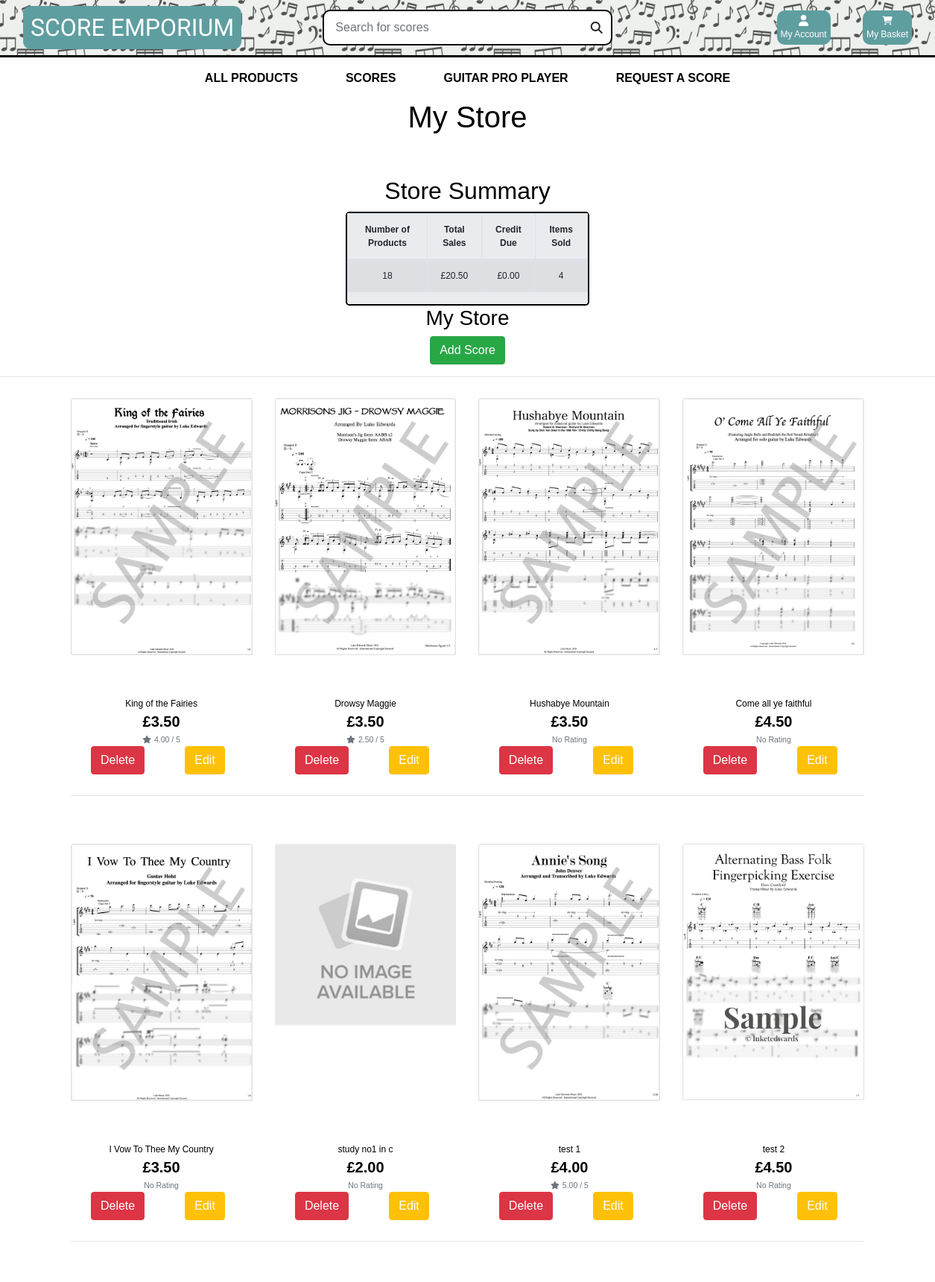
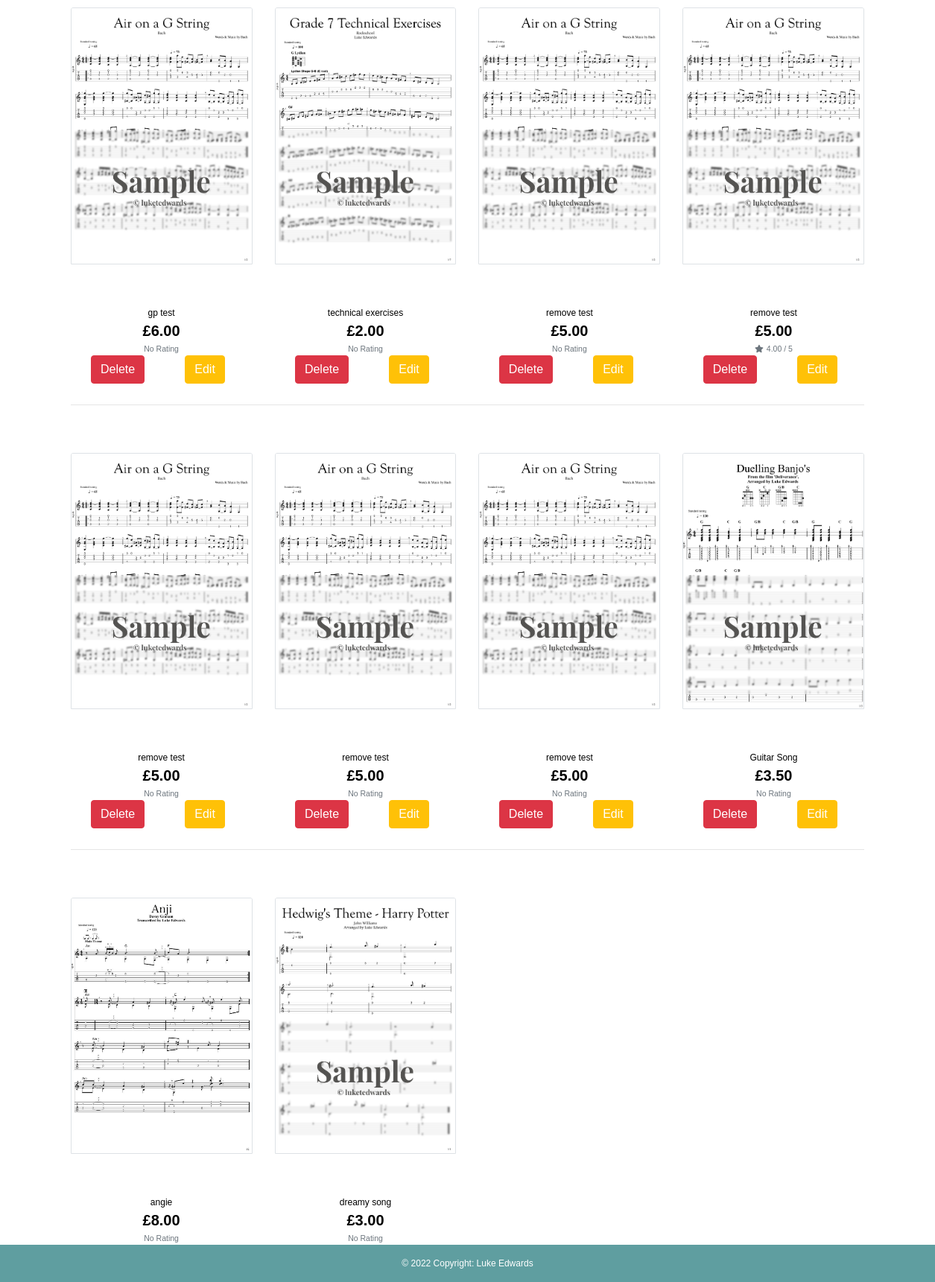
/profile/storefront/ (signed in), run on the app's committed database (2 pictures, top to bottom).
### user_profile/models.py (models this page shows, shortened)
class UserProfile(models.Model):
    user = models.OneToOneField(User, on_delete=models.CASCADE)
    purchased_scores = []
    sales_number = models.DecimalField(max_digits=10,decimal_places=0, default=0)
    sales_income = models.DecimalField(max_digits=10, decimal_places=2, default=0)
    money_due = models.DecimalField(max_digits=10, decimal_places=2, default=0)

### products/models.py (models this page shows, shortened)
class Product(models.Model):
    genre = models.ForeignKey('Genre', null=True, blank=True, on_delete=models.SET_NULL)
    difficulty = models.ForeignKey('Difficulty', null=True, blank=True, on_delete=models.SET_NULL)
    sku = models.CharField(max_length=254, null=True, blank=True)
    name = models.CharField(max_length=254)
    description = models.TextField()
    price = models.DecimalField(max_digits=6, decimal_places=2)
    rating = models.DecimalField(max_digits=6, decimal_places=2, null=True, blank=True)
    image_url = models.URLField(max_length=1024, null=True, blank=True)
    image = models.ImageField(null=True, blank=True,)
    vendor = models.CharField(max_length=254, null=True)
    PDF = models.FileField(null=True,)
    Guitar_Pro_Unlocked = models.FileField(null=True,)
    Guitar_Pro_Locked = models.FileField(null=True, blank=True)
    video = models.URLField(max_length=1024, null=True, blank=True)

### user_profile/views.py (the view)
# urls.py: path('storefront/', views.user_store, name='storefront'),
def user_store(request):
    profile = get_object_or_404(UserProfile, user=request.user)
    orders = profile.orders.all()
    products = Product.objects.all()
    all_products = products
    username= request.user.username
    queries = Q(vendor__iexact=username)
    products = products.filter(queries)
    product_number = products.count()
    purchased_scores = UserProfile.purchased_scores
    sales_number = profile.sales_number
    sales_income = profile.sales_income
    money_due = profile.money_due
    context = {
        'products': products,
        'username': username,
        'product_number': product_number,
        'purchased_scores': purchased_scores,
        'all_products': all_products,
        'profile': profile,
        'orders': orders,
        'sales_number':sales_number,
        'sales_income':sales_income,
        'money_due':money_due
    }
    if username == request.user.username:
        return render(request, 'user_profile/my_storefront.html', context)
    else:
        return render(request, 'user_profile/other_storefront.html', context)

### cart/contexts.py (called while the page is built, shortened)
def cart_contents(request):
    cart_items = []
    total = 0
    product_count = 0
    cart = request.session.get('cart', {})
    total = total
    context = {
        'cart_items': cart_items,
        'total': total,
        'product_count': product_count,
    }
    return context

### user_profile/templates/user_profile/my_storefront.html (shortened to what this page needs)
{% extends "base.html" %}
{% load static %}
{% block content %}
<div class=" text-black">
    <div class="row">
        <div class="col text-center mb-5">
            <h1>My Store</h1>
        </div>
    </div>
    <div class="row text-center">
        <div class="col center">
            <h2>Store Summary</h2>
            <div id="store-summary" style="padding: 0;" class="jumbotron">
                <table class="table table-striped table-bordered table-hover">
                    <thead>
                        <tr>
                            <th>Number of Products</th>
                            <th>Total Sales</th>
                            <th>Credit Due</th>
                            <th>Items Sold</th>
                        </tr>
                    </thead>
                    <tbody>
                        <tr>
                            <td>{{product_number}}</td>
                            <td>£{{sales_income}}</td>
                            <td>£{{money_due}}</td>
                            <td>{{sales_number}}</td>
                        </tr>
                    </tbody>
                </table>
            </div>
        </div>
        <div class="row d-block">
            <div class="row text-center d-block">
                <div class="col ">
                    <h3>My Store</h3>
                    <a href="{% url 'add_product_store' %}" class="btn btn-success">Add Score</a>
                </div>
                <hr>
            </div>
            <div class=" col-10 offset-1">
              <div class="row">
                {% for product in products %}
                <div class="col-sm-6 col-md-6 col-lg-4 col-xl-3">
                  <div class="card h-100 border-0">
                    {% if product.image %}
                    <a href="{% url 'product_detail' product.id %}">
                        <img class=" grow card-img-top img-fluid border" src="/media/{{product.image}}"
                            alt="{{ product.name }}">
                    </a>
                    {% else %}
                    <a href="{% url 'product_detail' product.id %}">
                        <img class="card-img-top img-fluid" src="/media/No_Image_Available.jpg"
                            alt="{{ product.name }}">
                    </a>
                    {% endif %}
                    <div class="card-body pb-0">
                    </div>
                    <div class="card-footer bg-white pt-0 border-0 text-center">
                        <div class="row">
                            <div class="card-body pb-0">
                                <p class="mb-0">{{ product.name }}</p>
                            </div>
                        </div>
                        <div class="row">
                            <div class="col">
                                <p class="lead mb-0 text-center font-weight-bold">£{{ product.price }}</p>
                                {% if product.rating %}
                                <small class="text-muted"><i class="fas fa-star mr-1"></i>{{ product.rating }} /
                                    5</small>
                                {% else %}
                                <small class="text-muted">No Rating</small>
                                {% endif %}
                            </div>
                        </div>
                        <div class="row g-0">
                            <div class="col d-block p-0 ">
                                <a href="#" data-toggle="modal" data-target="#exampleModal{{forloop.counter0}}"
                                    class="btn btn-danger">Delete</a>
                            </div>
                            <div class="col p-0 ">
                                <a href="{% url 'edit_product_store' product.id%}"
                                    class="btn btn-warning text-white">Edit</a>
                            </div>
                        </div>
                    </div>
                </div>
                </div>
                {% if forloop.counter|divisibleby:4 %}
                <div class="col-12 d-none d-xl-block mb-5">
                  <hr>
                </div>
                {% endif %}
                {% endfor %}
              </div>
            </div>
          </div>
    </div>
</div>
{% endblock %}

### static/css/base.css (style rules this page uses)
html { height: 100%; }
body { height: 100%; min-height: 100%; margin: 0; padding-bottom: 30px; }
.center { margin: 0 auto !important; }
body { background-size: cover; height: calc(100vh - 164px); color: black !important; font-family: 'Helvetica'; }
.text-black { color: #000 !important; }
#store-summary { border: 2px black solid; width: 26%; margin: 0 auto; }
* { box-sizing: border-box; }
.row:after { content: ""; display: table; clear: both; }
.table td, .table th { vertical-align: middle !important; }
.grow { transition: .3s ease-in-out; }

### static/css/scores.css (style rules this page uses)
body { font-family: Arial, Helvetica, sans-serif; font-size: 12px; }

### data on the page
UserProfile: sales_income "20.50", money_due "0.00", sales_number "4"
Product: image (picture), name "King of the Fairies", price "3.50", rating "4.00"
Product: image (picture), name "Drowsy Maggie", price "3.50", rating "2.50"
Product: image (picture), name "Hushabye Mountain", price "3.50", shows "No Rating"
Product: image (picture), name "Come all ye faithful", price "4.50", shows "No Rating"
Product: image (picture), name "I Vow To Thee My Country", price "3.50", shows "No Rating"
Product: name "study no1 in c", price "2.00", shows "No Rating"
Product: image (picture), name "test 1", price "4.00", rating "5.00"
Product: image (picture), name "test 2", price "4.50", shows "No Rating"
Product: image (picture), name "gp test", price "6.00", shows "No Rating"
Product: image (picture), name "technical exercises", price "2.00", shows "No Rating"
Product: image (picture), name "remove test", price "5.00", shows "No Rating"
Product: image (picture), name "remove test", price "5.00", rating "4.00"
Product: image (picture), name "remove test", price "5.00", shows "No Rating"
Product: image (picture), name "remove test", price "5.00", shows "No Rating"
Product: image (picture), name "remove test", price "5.00", shows "No Rating"
Product: image (picture), name "Guitar Song", price "3.50", shows "No Rating"
Product: image (picture), name "angie", price "8.00", shows "No Rating"
Product: image (picture), name "dreamy song", price "3.00", shows "No Rating"

### other printed values
{{ product_number }} "18"
